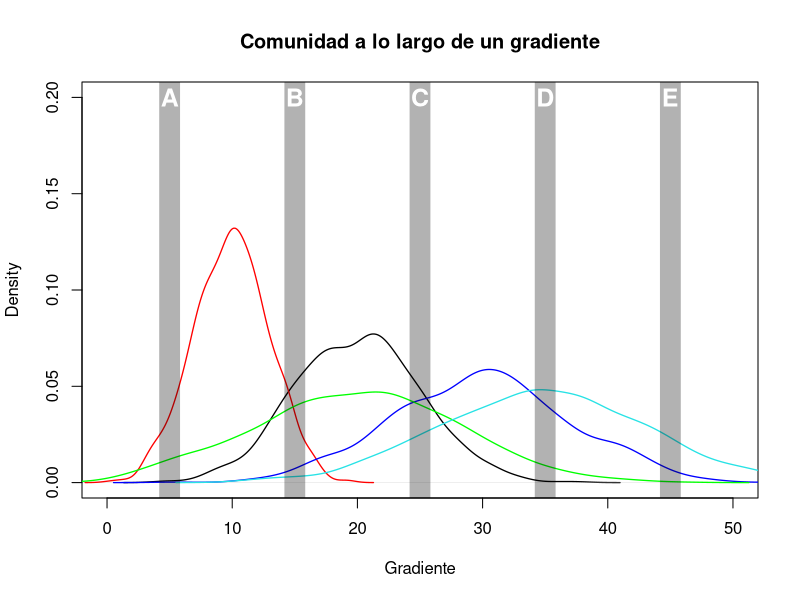
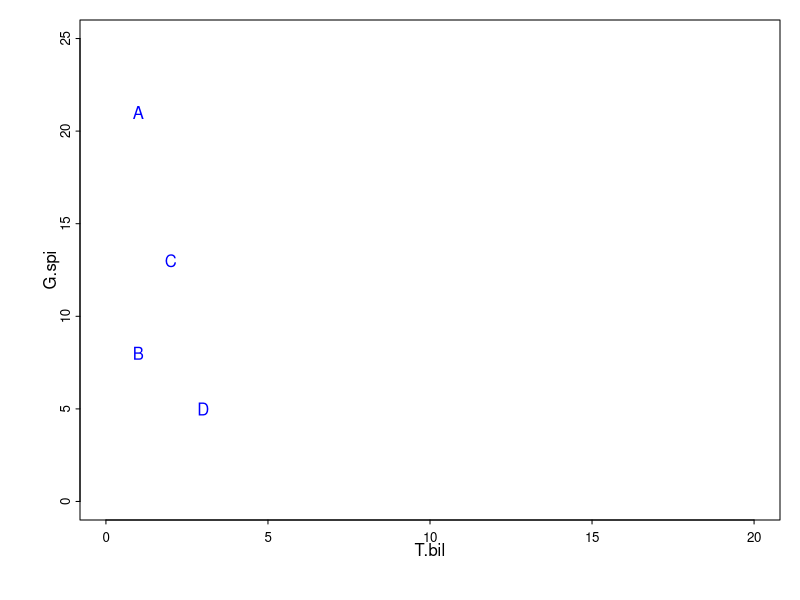
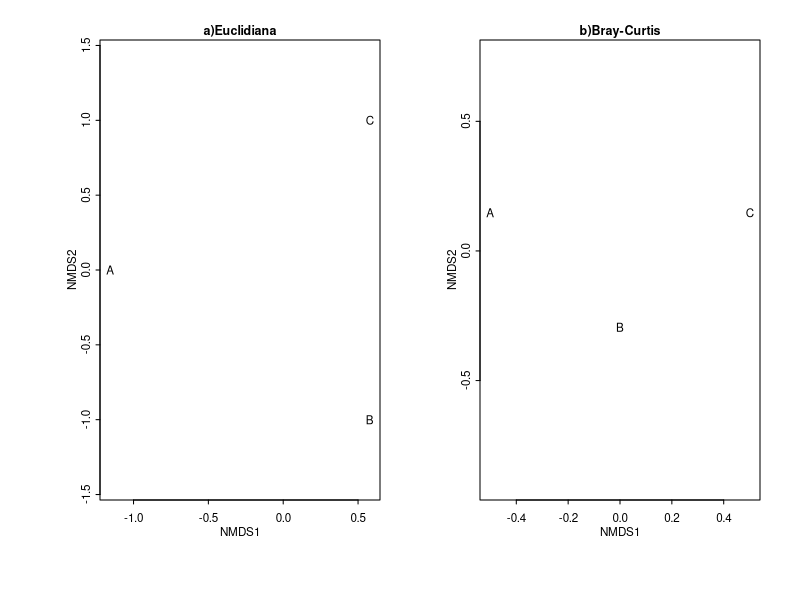
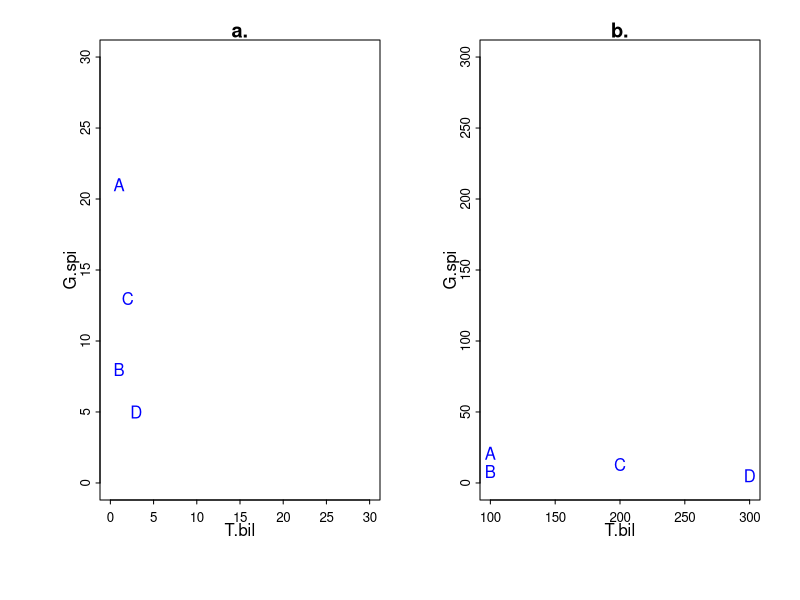
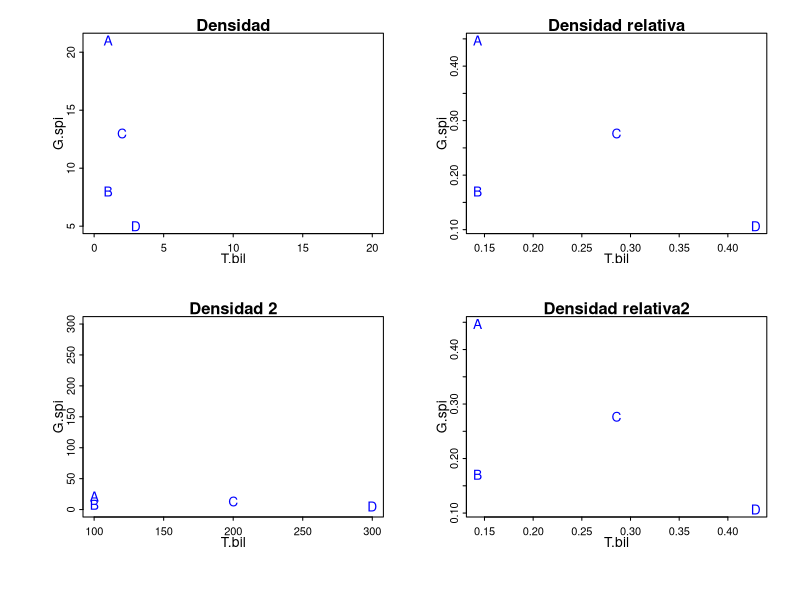

Recreate these plots in R, in order.
## ---- chunk 1
set.seed(3)
com <- matrix(c(rnorm(1000, 20, 5), rnorm(1000, 10, 3),
                rnorm(1000, 30, 7), rnorm(1000, 20, 8),
                rnorm(1000, 35, 8)), 1000, 5)
colnames(com) <- letters[1:5]

plot(density(com[,"a"]),main = "Comunidad a lo largo de un gradiente", xlab="Gradiente", ylim=c(0, 0.2), xlim=c(0,50), lwd=1.3)
lines(density(com[,"b"]), col="red", lwd=1.3)
lines(density(com[,"c"]), col="blue", lwd=1.3)
lines(density(com[,"d"]), col="green", lwd=1.3)
lines(density(com[,"e"]), col=5, lwd=1.3)

abline(v=seq(5,45, by=10), lty=1, lwd=20, col=rgb(0,0,0,0.3))
text(seq(5,45, by=10),rep(0.20, 5),LETTERS[1:5], cex=1.5, font=2, col="white")

## ---- chunk 2
dens <- data.frame(T.bil = c(1, 1, 2, 3), G.spi = c(21, 8, 13, 5),
                   C.tri = c(11, 3, 7, 5), C.sca = c(16, 0, 9, 4))
row.names(dens) <- LETTERS[1:4]
dens
## ---- chunk 3
par(mar=c(4,4,1,1), mgp=c(1,0.3,0), tcl= -0.2)
plot(dens[,1:2], type = "n", cex.axis=0.8, xlim=c(0,20), ylim=c(0,25)) 
text(dens[,1:2], row.names(dens), col ="blue")
## ---- chunk 4
comp <- dens
comp[comp>0] <- 1 #Generamos una matriz de presencia ausencia
comp

a <- sum(colSums(comp[1:2,])==1&comp[2,]==0)#Ocurren en A pero no en B
b <- sum(colSums(comp[1:2,])==1&comp[1,]==0)#Ocurren en B pero no en A
c <- sum(colSums(comp[1:2,])==2) #ocurren en A y B

a;b;c
## ---- chunk 5
Sor <- (2*c)/(a+b+(2*c))
Jac <- c/(a+b+c)
Sim <- c/c+min(a,b)

Sor; Jac; Sim
## ---- chunk 6
library(knitr)

MatPS <- rbind(dens[1:2,], apply(dens[1:2, ], 2, min))#Obtenemos el valor mínimo de cada especie
MatPS <- data.frame(MatPS, Medidas=rowSums(MatPS), Tipo= c("A", "B", "W")) #Obtenemos W,A,B

kable(MatPS, caption = "Medidas para obtener el porcentaje de Similitud")
## ---- chunk 7
PS <- (2*MatPS[3,5])/(MatPS[1,5]+MatPS[2,5])
PS
## ---- chunk 8
x <- dens[2, 1] - dens[3, 1]
## ---- chunk 9
y <- dens[2, 2] - dens[3, 2]
## ---- chunk 10
sqrt(x^2 + y^2)
## ---- chunk 11
dist(dens[,1:2])
## ---- chunk 12
dcMat <- data.frame(spp1=c(1,0,0),spp2=c(1,1,0),
                    spp3=c(0,1,0),sp4=c(0,1,0),
                    spp5=c(0,1,1), spp6=c(0,0,1))
rownames(dcMat) <- LETTERS[1:3]

kable(dcMat, caption = "Efecto del doble cero")

## ---- chunk 13
library(vegan)
vegdist(dcMat, "euclidean")
## ---- chunk 14
dcMat2 <- data.frame(spp1=c(0,1,0),spp2=c(1,0,8),
                    spp3=c(1,0,7))

rownames(dcMat2) <- LETTERS[1:3]

kable(dcMat2, caption = "Efecto de la abundancia")
## ---- chunk 15
vegdist(dcMat2, "euclidean")
## ---- chunk 16

library(vegan) 

#Distancia Euclidiana
mdsE <- metaMDS(dcMat, distance = "euc", autotransform = FALSE, trace = 0) 
#Distancia de Bray-Curtis
mdsB <- metaMDS(dcMat, distance = "bray", autotransform = FALSE, trace = 0) 

## ---- chunk 17

par(mfcol=c(1,2), oma=c(1,1,1,1), mar=c(4,4,1,1),
    mgp=c(1,0.3,0), tcl= -0.2)

plot(mdsE, display = "sites", 
     type = "text",main="a)Euclidiana", 
     cex.axis= 0.7, cex.main=0.75, cex.lab=0.7)

plot(mdsB, display = "sites", type = "text", 
     main="b)Bray-Curtis", 
     cex.axis= 0.7, cex.main=0.75, cex.lab=0.7)
## ---- chunk 18
par(mar=c(4,4,1,1), mgp=c(1,0.3,0), mfcol=c(1,2), tcl= -0.2)
dens1 <- dens
dens1$T.bil <- dens1$T.bil*100
plot(dens[,1:2], type = "n", cex.axis=0.8, xlim=c(0,30), ylim=c(0,30), main="a.") 
text(dens[,1:2], row.names(dens), col ="blue")

plot(dens1[,1:2], type = "n", cex.axis=0.8, ylim=c(0,300), main="b.") 
text(dens1[,1:2], row.names(dens1), col ="blue")
## ---- chunk 19
dens[,1]/sum(dens[,1])
dens1[,1]/sum(dens1[,1])
## ---- chunk 20

dens3 <- dens[,1:2]

for(i in 1:2){
dens3[,i] <- dens[,i]/sum(dens[,i])
}
dens4 <- dens1[,1:2]

for(i in 1:2){
dens4[,i] <- dens1[,i]/sum(dens1[,i])
}

par(mfcol=c(2,2), mar=c(4,4,1,1), mgp=c(1,0.3,0), tcl= -0.2)
plot(dens[,1:2], type = "n", cex.axis=0.8, xlim=c(0,20), main = "Densidad") 
text(dens[,1:2], row.names(dens), col ="blue")

plot(dens1[,1:2], type = "n", cex.axis=0.8, ylim=c(0,300), main = "Densidad 2") 
text(dens1[,1:2], row.names(dens1), col ="blue")

plot(dens3, type = "n", cex.axis=0.8, main = "Densidad relativa") 
text(dens3, row.names(dens3), col ="blue")

plot(dens4, type = "n", cex.axis=0.8, main = "Densidad relativa2") 
text(dens4, row.names(dens4), col ="blue")

## ---- chunk 21
library(readxl)
library(knitr)
dta <- read_excel("bentos.xlsx")
kable(dta, caption = "Comunidad de macroinvertebrados acuáticos")

## ---- chunk 22
set.seed(4)
aves<- data.frame(sp1= sample(1:90, 10), sp2= sample(100:250, 10))

insectos<- data.frame(sp1= sample(5:99, 10), sp2= sample(1000:2500, 10))

##¿Qué pasa cuando transformamos?
aveT <- round(cbind(aves, sqrt(aves),log(aves)),2)
colnames(aveT) <- paste(rep(c("sp1", "sp2"), 3), c("","","sqrt", "sqrt", "log", "log"), sep=".")

kable(aveT, caption = "Efecto de la transformación. Pequeñas diferencias")

insT <- round(cbind(insectos, sqrt(insectos),log(insectos)),2) 
colnames(insT) <- paste(rep(c("sp1", "sp2"), 3), c("","","sqrt", "sqrt", "log", "log"), sep=".")

kable(insT, caption = "Efecto de la transformación, Grandes diferencias")

## ---- chunk 23
avesE <- (aves[,1]-mean(aves[,1]))/sd(aves[,1])
avesE

round(mean(avesE),1);sd(avesE) 

## ---- chunk 24

set.seed(9)
datos <- data.frame(sp1=(sample(0:120, 3)), sp2=(sample(0:80, 3)), sp3=(sample(0:40, 3)), sp4=(sample(0:2010, 3)), sp5=(sample(0:180, 3)), sp6=(sample(0:20, 3)), sp7=(sample(0:1010, 3)), sp8=(sample(0:180, 3)))
set.seed(9)
datos <- rbind(datos, datos[1,]+sample(1:40, 8), datos[3,]+sample(1:120, 8))
rownames(datos) <- c(LETTERS[1:5])

datos[datos<=10] <- 0

knitr::kable(
  datos, booktabs = TRUE,
  caption = 'Comunidades hipotéticas'
)

